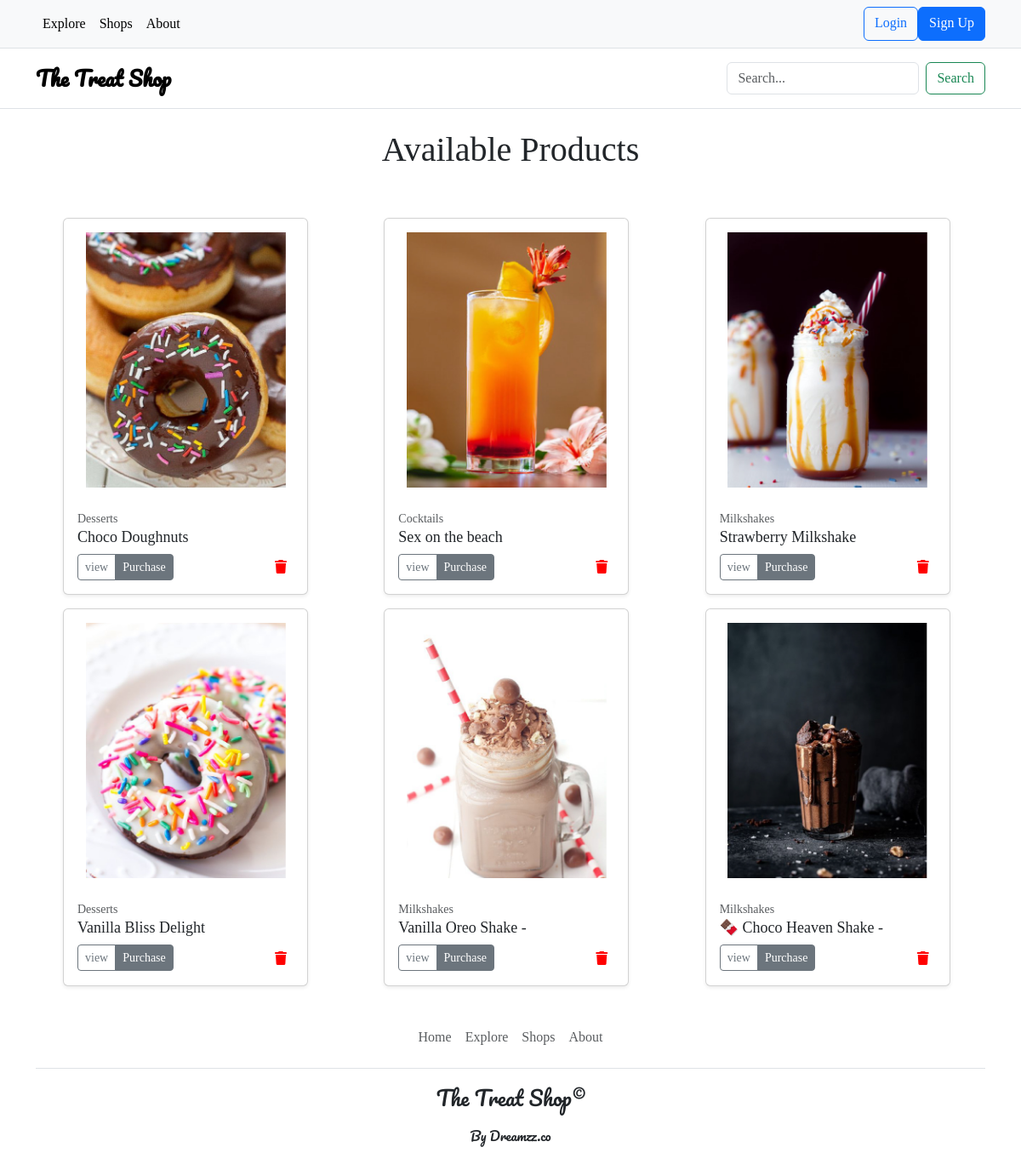
The app's page /search/ with its own data.
### products/models.py (models this page shows, shortened)
class Product(models.Model):
    category = models.ForeignKey(Category, related_name="products", on_delete=models.CASCADE)
    name = models.CharField(max_length=100)
    price = models.FloatField()
    description = models.TextField()
    image = models.ImageField(upload_to="product_pics")
    created_by = models.ForeignKey(User, related_name="products", on_delete=models.CASCADE)
    created_at = models.DateTimeField(auto_now_add=True)
    is_sold = models.BooleanField(default=False)
    stock = models.IntegerField()
    class Meta:
        ordering = ["name"]

class Category(models.Model):
    name = models.CharField(max_length=100)
    description = models.CharField(max_length=100, null=True, blank=True)
    price = models.FloatField(null=True, blank=True)
    class Meta:
        verbose_name_plural = "Categories"
        ordering = ["name"]
    def __str__(self):
        return self.name

### search/views.py (the view)
# urls.py: path("search/", include("search.urls")),
def search(request):
    query = request.GET.get("query", "")
    products = Product.objects.filter(is_sold=False)
    if query:
        products = products.filter(Q(name__icontains=query) | Q(category__icontains=query))
    return render(request, "search/find.html", {
        "products": products,
        "query": query,
    })

### templates/search/find.html (shortened to what this page needs)
{% extends "partials/base.html" %}
{% block content %}
<h1 class="text-center">{{ products_count }} Available Products</h1>
<br><br>
<div class=" d-flex row row-cols-1 row-cols-sm-2 row-cols-md-2 row-cols-md-3 g-3 d-flex"
     style="justify-content: space-evenly">
    {% for product in products %}
    <div class="col">
        <div class="card shadow-sm d-flex" style="width: 18rem; justify-content: space-evenly; margin: 0 2rem;">
            <div class="card-body">
                <div class="card-img text-center">
                    <img src="{{ product.image.url }}" alt="" style="width: 235px;">
                </div>
                <br>
                <small class="text-muted">{{ product.category }}</small>
                <h5 style="font-size: 18px">{{ product.name }}</h5>
                <div class="d-flex justify-content-between align-items-center">
                    <div class="btn-group">
                        <a href="{% url 'products:detail' product.id %}"
                           class="btn btn-sm btn-outline-secondary">view</a>
                        {% if request.user == product.created_by %}
                        <a href="#" class="btn btn-sm btn-outline-secondary">Edit</a>
                        {% else %}
                        <a href="#" class="btn btn-sm btn-secondary">Purchase</a>
                        {% endif %}
                    </div>
                    <a href="{% url 'products:delete' product.id %}"><i class="fa-solid fa-trash m-2"
                                                                        style="color: #ff0000;"></i></a>
                </div>
            </div>
        </div>
    </div>
    {% endfor %}
</div>
{% endblock content %}

### templates/partials/base.html (style rules this page uses)
body {  background-color: #B47B84; }

### templates/search/find.html (style rules this page uses)
body { font-family: 'Averia Serif Libre', serif; }

### records on screen
Product: image (picture), category "Desserts", name "Choco Doughnuts", shows "Purchase"
Product: image (picture), category "Cocktails", name "Sex on the beach", shows "Purchase"
Product: image (picture), category "Milkshakes", name "Strawberry Milkshake", shows "Purchase"
Product: image (picture), category "Desserts", name "Vanilla Bliss Delight", shows "Purchase"
Product: image (picture), category "Milkshakes", name "Vanilla Oreo Shake -", shows "Purchase"
Product: image (picture), category "Milkshakes", name "🍫 Choco Heaven Shake -", shows "Purchase"
